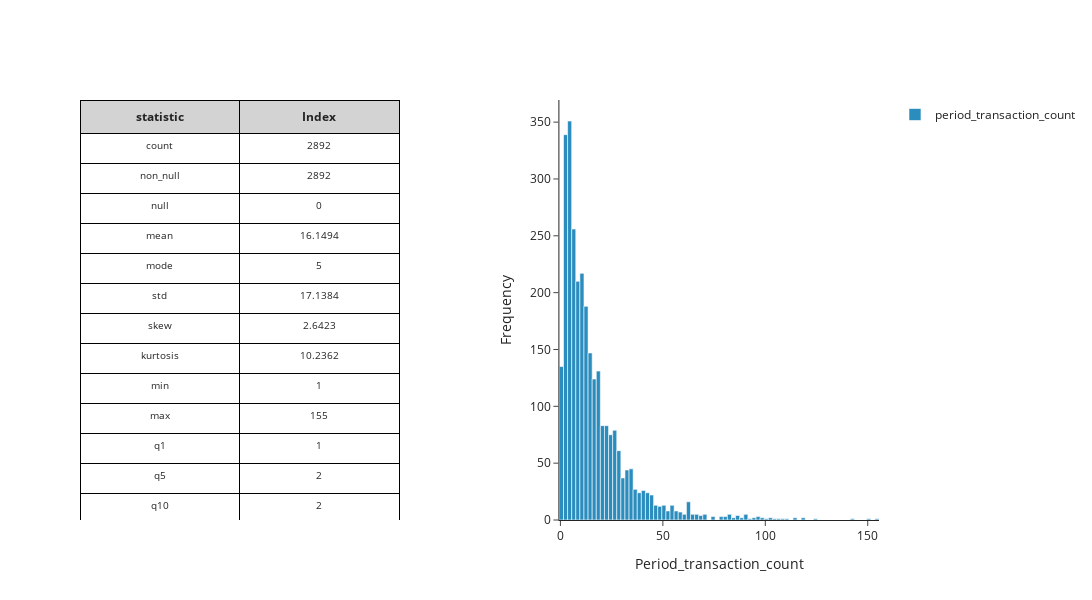

Here is the notebook cell this chart was saved with:
### Markdown cell above
![image.png](attachment:image.png)

### Code cell
## FREQUENCY
col_name = 'period_transaction_count'
stat_df = mk.distribution_statistics_table(customers_screenshot_summary_df, value_col=col_name)
fig = mk.create_histogram_plotly(customers_screenshot_summary_df, col_name)
mk.stack_plotly_figure_with_dataframe(stat_df, fig)

### Figure 1 — Plotly figure (JSON) as saved in the notebook; plotly's stock layout.template omitted (floating-point values rounded to 4 significant figures; data arrays with more than 128 entries replaced by an {"elided": "..."} marker saying what was removed)
{"data": [{"cells": {"align": "center", "fill": {"color": "white"}, "font": {"size": 10}, "height": 30, "line": {"color": "black"}, "values": [["count", "non_null", "null", "mean", "mode", "std", "skew", "kurtosis", "min", "max", "q1", "q5", "q10", "q15", "q20", "q25", "q30", "q35", "q40", "q45", "q50", "q55", "q60", "q65", "q70", "q75", "q80", "q85", "q90", "q95", "q99"], [2892, 2892, 0, 16.15, 5, 17.14, 2.642, 10.24, 1, 155, 1, 2, 2, 3, 4, 5, 6, 7, 8, 10, 11, 12, 14, 16, 18, 21, 25, 29, 35, 48, 89]]}, "columnwidth": [0.5, 0.5], "domain": {"x": [0, 0.4], "y": [0, 1]}, "header": {"align": "center", "fill": {"color": "lightgrey"}, "font": {"size": 12}, "line": {"color": "black"}, "values": ["<b>statistic</b>", "<b>Index</b>"]}, "type": "table"}, {"hovertemplate": "Value: %{x}<br>Frequency: %{y}<extra></extra>", "marker": {"color": "#2b8cbe"}, "name": "period_transaction_count", "type": "histogram", "x": {"elided": "2892 int values"}}], "layout": {"height": 600, "showlegend": true, "title": {"text": ""}, "width": 1200, "xaxis": {"anchor": "y", "domain": [0.6, 1], "title": {"text": "Period_transaction_count"}}, "yaxis": {"anchor": "x", "domain": [0, 1], "title": {"text": "Frequency"}}}}
